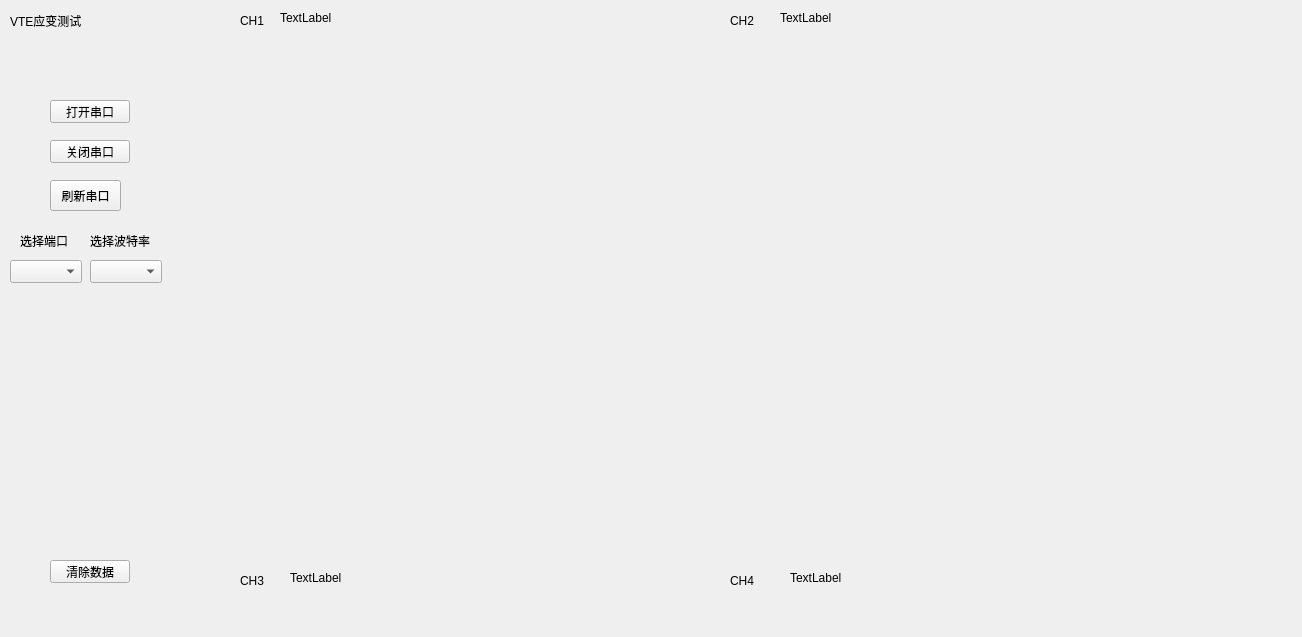
<?xml version="1.0" encoding="UTF-8"?>
<ui version="4.0">
 <class>MainWindow</class>
 <widget class="QMainWindow" name="MainWindow">
  <property name="geometry">
   <rect>
    <x>0</x>
    <y>0</y>
    <width>1302</width>
    <height>637</height>
   </rect>
  </property>
  <property name="mouseTracking">
   <bool>true</bool>
  </property>
  <property name="contextMenuPolicy">
   <enum>Qt::ContextMenuPolicy::CustomContextMenu</enum>
  </property>
  <property name="windowTitle">
   <string>MainWindow</string>
  </property>
  <widget class="QWidget" name="centralwidget">
   <widget class="QPushButton" name="btnOpen">
    <property name="geometry">
     <rect>
      <x>50</x>
      <y>100</y>
      <width>80</width>
      <height>23</height>
     </rect>
    </property>
    <property name="text">
     <string>打开串口</string>
    </property>
   </widget>
   <widget class="QPushButton" name="btnClose">
    <property name="geometry">
     <rect>
      <x>50</x>
      <y>140</y>
      <width>80</width>
      <height>23</height>
     </rect>
    </property>
    <property name="text">
     <string>关闭串口</string>
    </property>
   </widget>
   <widget class="QPushButton" name="btnClear">
    <property name="geometry">
     <rect>
      <x>50</x>
      <y>560</y>
      <width>80</width>
      <height>23</height>
     </rect>
    </property>
    <property name="text">
     <string>清除数据</string>
    </property>
   </widget>
   <widget class="QComboBox" name="comboBoxPort">
    <property name="geometry">
     <rect>
      <x>10</x>
      <y>260</y>
      <width>72</width>
      <height>23</height>
     </rect>
    </property>
   </widget>
   <widget class="QLabel" name="label">
    <property name="geometry">
     <rect>
      <x>20</x>
      <y>230</y>
      <width>51</width>
      <height>21</height>
     </rect>
    </property>
    <property name="text">
     <string>选择端口</string>
    </property>
   </widget>
   <widget class="QChartView" name="chartViewCH1" native="true">
    <property name="geometry">
     <rect>
      <x>240</x>
      <y>30</y>
      <width>401</width>
      <height>251</height>
     </rect>
    </property>
   </widget>
   <widget class="QLabel" name="labelCH2Max">
    <property name="geometry">
     <rect>
      <x>780</x>
      <y>10</y>
      <width>101</width>
      <height>16</height>
     </rect>
    </property>
    <property name="text">
     <string>TextLabel</string>
    </property>
   </widget>
   <widget class="QLabel" name="labelCH1Max">
    <property name="geometry">
     <rect>
      <x>280</x>
      <y>10</y>
      <width>111</width>
      <height>16</height>
     </rect>
    </property>
    <property name="text">
     <string>TextLabel</string>
    </property>
   </widget>
   <widget class="QPushButton" name="btnRefresh">
    <property name="geometry">
     <rect>
      <x>50</x>
      <y>180</y>
      <width>71</width>
      <height>31</height>
     </rect>
    </property>
    <property name="text">
     <string>刷新串口</string>
    </property>
   </widget>
   <widget class="QLabel" name="label_2">
    <property name="geometry">
     <rect>
      <x>90</x>
      <y>230</y>
      <width>61</width>
      <height>21</height>
     </rect>
    </property>
    <property name="text">
     <string>选择波特率</string>
    </property>
   </widget>
   <widget class="QComboBox" name="comboBoxBaud">
    <property name="geometry">
     <rect>
      <x>90</x>
      <y>260</y>
      <width>72</width>
      <height>23</height>
     </rect>
    </property>
   </widget>
   <widget class="QChartView" name="chartViewCH2" native="true">
    <property name="geometry">
     <rect>
      <x>730</x>
      <y>30</y>
      <width>401</width>
      <height>251</height>
     </rect>
    </property>
   </widget>
   <widget class="QChartView" name="chartViewCH3" native="true">
    <property name="geometry">
     <rect>
      <x>240</x>
      <y>310</y>
      <width>401</width>
      <height>251</height>
     </rect>
    </property>
   </widget>
   <widget class="QChartView" name="chartViewCH4" native="true">
    <property name="geometry">
     <rect>
      <x>730</x>
      <y>310</y>
      <width>401</width>
      <height>251</height>
     </rect>
    </property>
   </widget>
   <widget class="QLabel" name="label_3">
    <property name="geometry">
     <rect>
      <x>240</x>
      <y>10</y>
      <width>51</width>
      <height>21</height>
     </rect>
    </property>
    <property name="text">
     <string>CH1</string>
    </property>
   </widget>
   <widget class="QLabel" name="label_4">
    <property name="geometry">
     <rect>
      <x>730</x>
      <y>10</y>
      <width>51</width>
      <height>21</height>
     </rect>
    </property>
    <property name="text">
     <string>CH2</string>
    </property>
   </widget>
   <widget class="QLabel" name="label_5">
    <property name="geometry">
     <rect>
      <x>240</x>
      <y>570</y>
      <width>51</width>
      <height>21</height>
     </rect>
    </property>
    <property name="text">
     <string>CH3</string>
    </property>
   </widget>
   <widget class="QLabel" name="label_6">
    <property name="geometry">
     <rect>
      <x>730</x>
      <y>570</y>
      <width>51</width>
      <height>21</height>
     </rect>
    </property>
    <property name="text">
     <string>CH4</string>
    </property>
   </widget>
   <widget class="QLabel" name="labelCH3Max">
    <property name="geometry">
     <rect>
      <x>290</x>
      <y>570</y>
      <width>101</width>
      <height>16</height>
     </rect>
    </property>
    <property name="text">
     <string>TextLabel</string>
    </property>
   </widget>
   <widget class="QLabel" name="labelCH4Max">
    <property name="geometry">
     <rect>
      <x>790</x>
      <y>570</y>
      <width>101</width>
      <height>16</height>
     </rect>
    </property>
    <property name="text">
     <string>TextLabel</string>
    </property>
   </widget>
   <widget class="QLabel" name="label_7">
    <property name="geometry">
     <rect>
      <x>10</x>
      <y>10</y>
      <width>91</width>
      <height>21</height>
     </rect>
    </property>
    <property name="text">
     <string>VTE应变测试</string>
    </property>
   </widget>
  </widget>
  <widget class="QMenuBar" name="menubar">
   <property name="geometry">
    <rect>
     <x>0</x>
     <y>0</y>
     <width>1302</width>
     <height>20</height>
    </rect>
   </property>
  </widget>
 </widget>
 <customwidgets>
  <customwidget>
   <class>QChartView</class>
   <extends>QWidget</extends>
   <header location="global">QtCharts/QChartView</header>
   <container>1</container>
  </customwidget>
 </customwidgets>
 <resources/>
 <connections/>
</ui>
